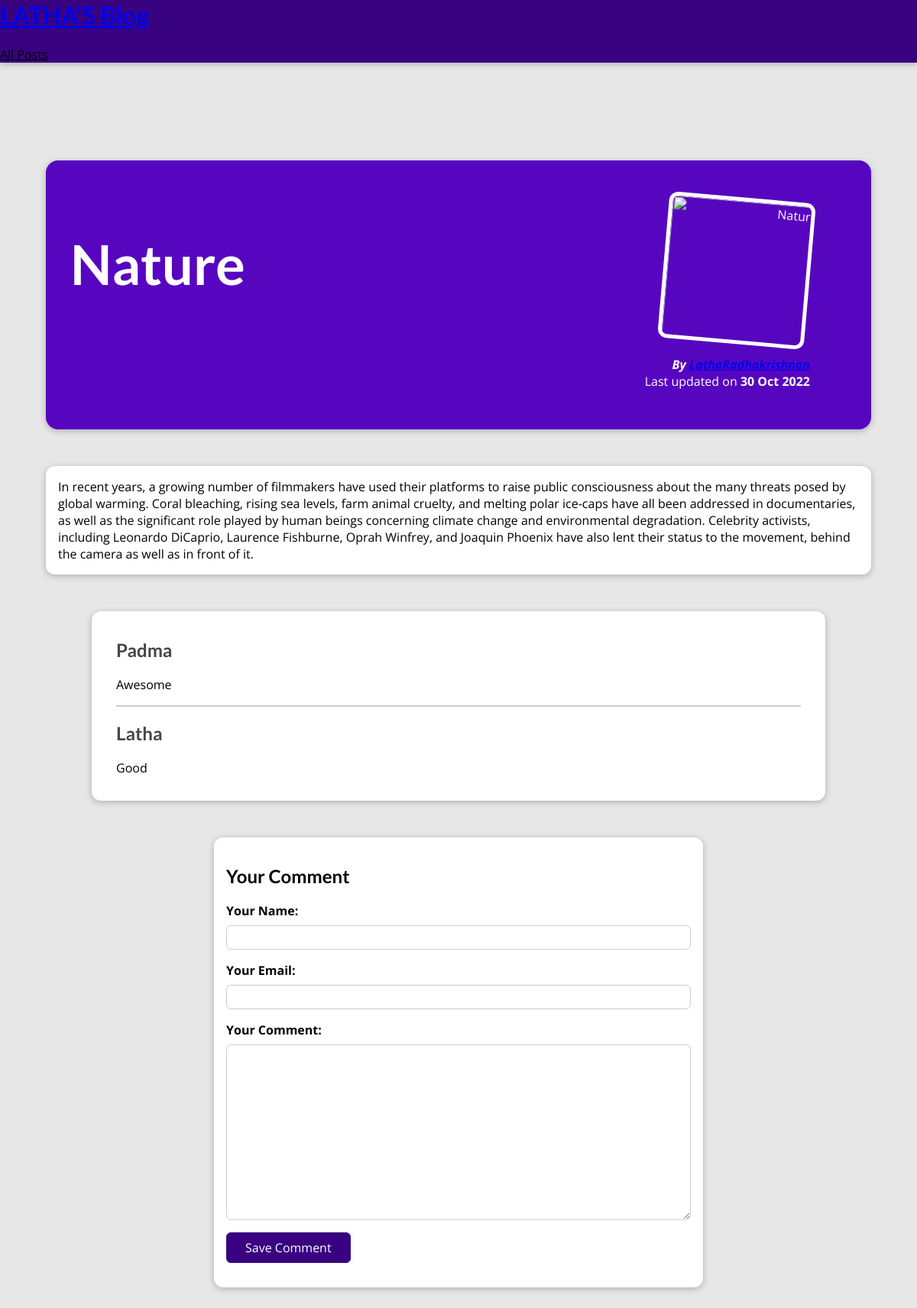
Page /posts/nature on the committed database.
### first_blog/models.py (models this page shows, shortened)
class Post(models.Model):
    title=models.CharField(max_length=100)
    excerpt=models.CharField(max_length=150)
    image_name=models.ImageField(upload_to="posts",null=True)
    date=models.DateField(auto_now=True)
    slug=models.SlugField(unique=True,db_index=True)
    content=models.TextField(validators=[MinLengthValidator(10)])
    author=models.ForeignKey(Author,on_delete=models.SET_NULL,null=True,related_name="posts")
    tags=models.ManyToManyField(Tag)

class Author(models.Model):
    first_name=models.CharField(max_length=100)
    last_name=models.CharField(max_length=100)
    email_address=models.EmailField()
    def full_name(self):
        return f"{self.first_name}{self.last_name}"
    def __str__(self):
        return self.full_name()

class comment(models.Model):
    user_name=models.CharField(max_length=120)
    user_email=models.EmailField()
    text=models.TextField(max_length=400)
    post=models.ForeignKey(Post,on_delete=models.CASCADE,related_name="comments")

### first_blog/views.py (the view, shortened to what this page needs)
# urls.py: path("posts/<slug:slug>", views.SinglePostView.as_view(), name="singlepost")
class SinglePostView(View):
    def get(self, request, slug):
        post = Post.objects.get(slug=slug)
        context = {
          "post": post,
          "post_tags": post.tags.all(),
          "comment_form": CommentForm(),
          "comments":post.comments.all().order_by("-id")
        }
        return render(request, "post-detail.html", context)

### first_blog/forms.py
class CommentForm(forms.ModelForm):
    class Meta:
        model = comment
        exclude = ["post"]
        labels={
            "user_name":"Your Name",
            "user_email":"Your Email",
            "text":"Your Comment"
        }

### first_blog/templates/post-detail.html (shortened to what this page needs)
{% extends "base.html" %}
{% load static %}
{% block css_style %}
  <link rel="stylesheet" href="{% static "post-detail.css" %}">
  {% endblock %}
{% block content %}
<section id="summary">
  <h2>{{post.title}}</h2>
  <article>
    <img src="{{post.image.url}}" alt={{post.title}} />
    <address>By <a href="mailto:{{post.author.email_address}}">{{post.author}}</a></address>
    <div>Last updated on <time>{{post.date|date:"d M Y"}}</time></div>
  </article>
</section>
<main>
  {{post.content}}
</main>
<section id="comments">
  <ul>
    {% for comment in comments %}
    <li>
      <h2>{{comment.user_name}}</h2>
      <p>{{comment.text|linebreaks}}</p>
    </li>
    {% endfor %}
  </ul>
</section>
<section id="comment-form">
  <h2> Your Comment</h2>
  <form action="{% url "singlepost" post.slug %}" method="POST">
    {% for form_field in comment_form %}
    <div class="form-control{% if form_field.errors %} Invalid {% endif %}">
      {{form_field.label_tag}}
      {{form_field}}
    </div>
    {% endfor %}
    <button>Save Comment</button>
  </form>
</section>
{% endblock %}

### first_blog/static/post-detail.css (style rules this page uses)
body { background-color: #e7e7e7; }
#summary { margin: 8rem auto 3rem auto; padding: 2rem; width: 90%; max-width: 90rem; border-radius: 16px; background-color: #5706c0; position: relative; box-shadow: 0 2px 8px rgba(0, 0, 0, 0.25); height: 22rem; }
#summary h2 { color: white; font-size: 4.5rem; }
#summary article { position: absolute; top: 2rem; right: 3rem; padding: 1rem 2rem; border-radius: 12px; text-align: right; color: white; }
#summary article img { width: 12rem; height: 12rem; border-radius: 12px; transform: rotateZ(5deg); border: 5px solid white; margin-bottom: 1rem; }
#summary address { font-weight: bold; }
#summary time { font-weight: bold; }
main { width: 90%; max-width: 90rem; margin: 3rem auto; background-color: white; padding: 1rem; border-radius: 12px; box-shadow: 0 2px 8px rgba(0, 0, 0, 0.25); }
#comment-form { margin: 3rem auto; width: 90%; max-width: 40rem; border-radius: 12px; background-color: white; box-shadow: 0 2px 8px rgba(0, 0, 0, 0.25); padding: 1rem; }
#comment-form button { font: inherit; background-color: #390281; color: white; border: 1px solid #390281; padding: 0.5rem 1.5rem; border-radius: 6px; cursor: pointer; }
.form-control { margin-bottom: 1rem; }
.form-control label { font-weight: bold; margin-bottom: 0.5rem; display: block; }
.form-control input, .form-control textarea { display: block; width: 100%; font: inherit; padding: 0.25rem; border-radius: 6px; border: 1px solid #ccc; }
#comments { margin: 3rem auto; width: 90%; max-width: 60rem; border-radius: 12px; background-color: white; box-shadow: 0 2px 8px rgba(0, 0, 0, 0.25); padding: 1rem 2rem; }
#comments ul { list-style: none; margin: 0; padding: 0; }
#comments li { margin-bottom: 1rem; border-bottom: 2px solid #ccc; }
#comments li:last-of-type { border-bottom: none; }
#comments h2 { color: #464646; }

### static/app.css (style rules this page uses)
* { box-sizing: border-box; }
html { font-family: 'Open Sans', 'Lato', sans-serif; }
body { margin: 0; }
h1, h2, h3 { font-family: 'Lato', sans-serif; font-weight: bold; }

### rows in the picture
Post: title "Nature", author "LathaRadhakrishnan", date "30 Oct 2022", content "In recent years, a growing number of filmmakers have used their platforms to raise public consciousness about the many threats posed by global warming. Coral bleaching, rising sea levels, farm animal cruelty, and melting polar ice-caps have all been addressed in documentaries, as well as the significant role played by human beings concerning climate change and environmental degradation. Celebrity activists, including Leonardo DiCaprio, Laurence Fishburne, Oprah Winfrey, and Joaquin Phoenix have also lent their status to the movement, behind the camera as well as in front of it."
comment: user_name "Padma", text "Awesome"
comment: user_name "Latha", text "Good"
